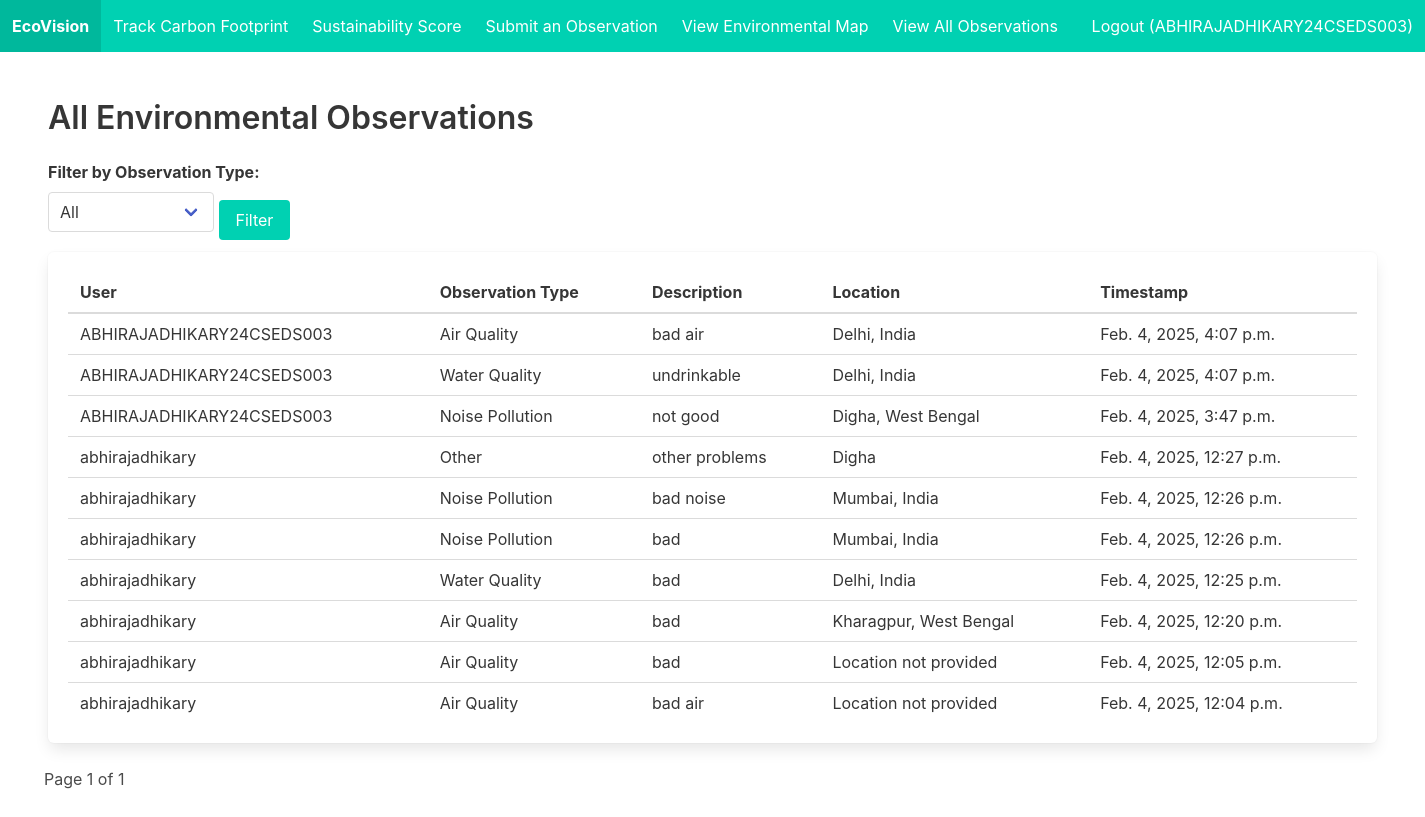
Screenshot of /all-observations/ (signed in) with the database file from the repository.
### climate_tracker/models.py (models this page shows, shortened)
class EnvironmentalObservation(models.Model):
    OBSERVATION_TYPES = [
        ('air_quality', 'Air Quality'),
        ('water_quality', 'Water Quality'),
        ('noise_pollution', 'Noise Pollution'),
        ('other', 'Other'),
    ]
    user = models.ForeignKey(User, on_delete=models.CASCADE)
    observation_type = models.CharField(max_length=50, choices=OBSERVATION_TYPES)
    description = models.TextField(blank=True, null=True)
    location = models.CharField(max_length=255, blank=True, null=True)  # User-provided location
    latitude = models.FloatField(null=True, blank=True)  # Automatically generated
    longitude = models.FloatField(null=True, blank=True)  # Automatically generated
    timestamp = models.DateTimeField(auto_now_add=True)
    photo = models.ImageField(upload_to='observations/', blank=True, null=True)

### climate_tracker/views.py (the view)
# urls.py: path('all-observations/', views.all_observations, name='all_observations'),
def all_observations(request):
    observations = EnvironmentalObservation.objects.all().order_by('-timestamp')
    observation_type = request.GET.get('type', None)
    if observation_type:
        observations = observations.filter(observation_type=observation_type)
    paginator = Paginator(observations, 10)
    page_number = request.GET.get('page')
    page_obj = paginator.get_page(page_number)
    return render(request, 'all_observations.html', {'page_obj': page_obj})

### climate_tracker/templates/all_observations.html (shortened to what this page needs)
{% extends "base.html" %}
{% block content %}
<h1 class="title">All Environmental Observations</h1>
<div class="field">
    <label class="label">Filter by Observation Type:</label>
    <div class="control">
        <form method="get">
            <div class="select">
                <select name="type">
                    <option value="">All</option>
                </select>
            </div>
            <button class="button is-primary mt-2" type="submit">Filter</button>
        </form>
    </div>
</div>
<div class="box">
    {% if page_obj %}
        <table class="table is-fullwidth">
            <thead>
                <tr>
                    <th>User</th>
                    <th>Observation Type</th>
                    <th>Description</th>
                    <th>Location</th>
                    <th>Timestamp</th>
                </tr>
            </thead>
            <tbody>
                {% for obs in page_obj %}
                    <tr>
                        <td>{{ obs.user.username }}</td>
                        <td>{{ obs.get_observation_type_display }}</td>
                        <td>{{ obs.description|default:"No description provided" }}</td>
                        <td>{{ obs.location|default:"Location not provided" }}</td>
                        <td>{{ obs.timestamp }}</td>
                    </tr>
                {% endfor %}
            </tbody>
        </table>
    {% else %}
        <p>No observations found.</p>
    {% endif %}
</div>
<div class="pagination">
    <span class="step-links">
        <span class="current">
            Page {{ page_obj.number }} of {{ page_obj.paginator.num_pages }}
        </span>
    </span>
</div>
{% endblock %}

### climate_tracker/templates/base.html (shortened to what this page needs)
<!DOCTYPE html>
<html lang="en">
<head>
    <link rel="stylesheet" href="https://cdn.jsdelivr.net/npm/bulma@0.9.4/css/bulma.min.css">
</head>
<body>
    <nav class="navbar is-primary" role="navigation" aria-label="main navigation">
        <div class="navbar-brand">
            <a class="navbar-item" href="{% url 'home' %}">
                <strong>EcoVision</strong>
            </a>
        </div>
        <div class="navbar-menu">
            <div class="navbar-start">
                <a class="navbar-item" href="{% url 'track_carbon' %}">Track Carbon Footprint</a>
                <a class="navbar-item" href="{% url 'calculate_sustainability' %}">Sustainability Score</a>
                <a class="navbar-item" href="{% url 'submit_observation' %}" class="button is-warning">Submit an Observation</a>
                <a class="navbar-item" href="{% url 'map_view' %}" class="button is-link">View Environmental Map</a>
                <a class="navbar-item" href="{% url 'all_observations' %}">View All Observations</a>
            </div>
            <div class="navbar-end">
                {% if user.is_authenticated %}
                    <a class="navbar-item" href="{% url 'logout' %}">Logout ({{ user.username }})</a>
                {% else %}
                    <a class="navbar-item" href="{% url 'login' %}">Login</a>
                    <a class="navbar-item" href="{% url 'register' %}">Register</a>
                {% endif %}
            </div>
        </div>
    </nav>
    <section class="section">
        <div class="container">
            {% block content %}
            {% endblock %}
        </div>
    </section>
</body>
</html>

### rows the page displays
EnvironmentalObservation: user.username "ABHIRAJADHIKARY24CSEDS003", observation_type "Air Quality", description "bad air", location "Delhi, India", timestamp "Feb. 4, 2025, 4:07 p.m."
EnvironmentalObservation: user.username "ABHIRAJADHIKARY24CSEDS003", observation_type "Water Quality", description "undrinkable", location "Delhi, India", timestamp "Feb. 4, 2025, 4:07 p.m."
EnvironmentalObservation: user.username "ABHIRAJADHIKARY24CSEDS003", observation_type "Noise Pollution", description "not good", location "Digha, West Bengal", timestamp "Feb. 4, 2025, 3:47 p.m."
EnvironmentalObservation: user.username "abhirajadhikary", observation_type "Other", description "other problems", location "Digha", timestamp "Feb. 4, 2025, 12:27 p.m."
EnvironmentalObservation: user.username "abhirajadhikary", observation_type "Noise Pollution", description "bad noise", location "Mumbai, India", timestamp "Feb. 4, 2025, 12:26 p.m."
EnvironmentalObservation: user.username "abhirajadhikary", observation_type "Noise Pollution", description "bad", location "Mumbai, India", timestamp "Feb. 4, 2025, 12:26 p.m."
EnvironmentalObservation: user.username "abhirajadhikary", observation_type "Water Quality", description "bad", location "Delhi, India", timestamp "Feb. 4, 2025, 12:25 p.m."
EnvironmentalObservation: user.username "abhirajadhikary", observation_type "Air Quality", description "bad", location "Kharagpur, West Bengal", timestamp "Feb. 4, 2025, 12:20 p.m."
EnvironmentalObservation: user.username "abhirajadhikary", observation_type "Air Quality", description "bad", location "Location not provided", timestamp "Feb. 4, 2025, 12:05 p.m."
EnvironmentalObservation: user.username "abhirajadhikary", observation_type "Air Quality", description "bad air", location "Location not provided", timestamp "Feb. 4, 2025, 12:04 p.m."

### other values shown
{{ user.username }} "ABHIRAJADHIKARY24CSEDS003"
{{ page_obj.number }} "1"
{{ page_obj.paginator.num_pages }} "1"
